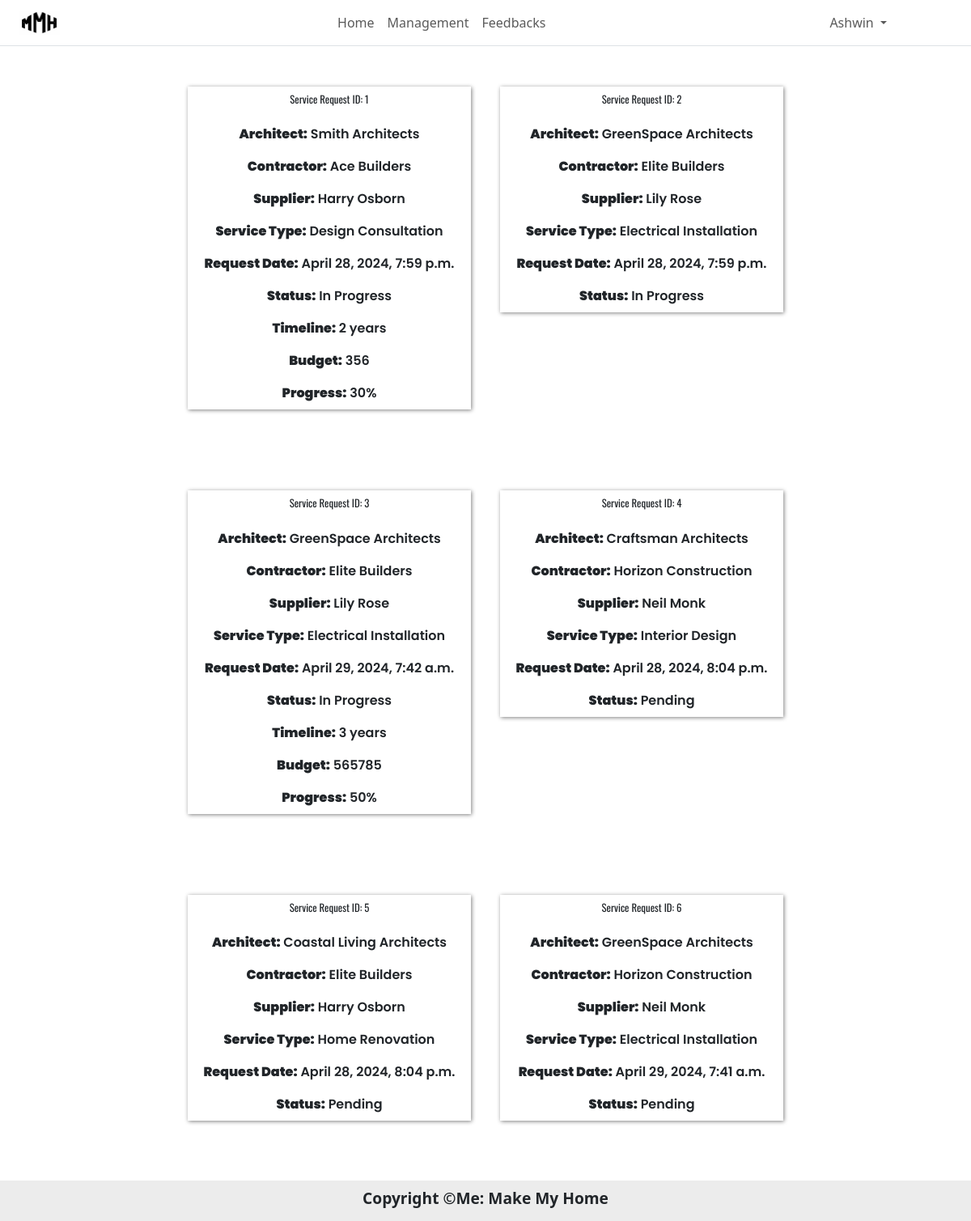
/response/ (signed in), run on the app's committed database.
### mmh_app/models.py (models this page shows)
class HomeOwner(models.Model):
    phone = models.CharField(max_length=13, primary_key=True)
    password = models.CharField(max_length=50)
    name = models.CharField(max_length=50)
    user = models.BooleanField(default=True)
    email = models.CharField(max_length=50)

class ServiceRequest(models.Model):
    homeowner = models.ForeignKey(HomeOwner, on_delete=models.CASCADE)
    architech = models.ForeignKey(Architect, on_delete=models.CASCADE, default="")
    contractor = models.ForeignKey(Contractor, on_delete=models.CASCADE, default="")
    supplier = models.ForeignKey(Supplier, on_delete=models.CASCADE)
    service_type = models.CharField(max_length=50)
    request_date = models.DateTimeField(auto_now=True)
    status = models.CharField(max_length=50)

class Architect(models.Model):
    phone = models.CharField(max_length=13, primary_key=True)
    name = models.CharField(max_length=50)
    specilization = models.CharField(max_length=250)

class Contractor(models.Model):
    phone = models.CharField(max_length=13 , primary_key=True)
    name = models.CharField(max_length=50)
    expertise = models.CharField(max_length=250)

class Supplier(models.Model):
    phone = models.CharField(max_length=13 , primary_key=True)
    name = models.CharField(max_length=50)
    categloge = models.CharField(max_length=150)

class ProjectManagement(models.Model):
    projectID = models.CharField(max_length=30 , primary_key=True)
    homeowner = models.ForeignKey(HomeOwner, on_delete=models.CASCADE)
    architech = models.ForeignKey(Architect, on_delete=models.CASCADE)
    contractor = models.ForeignKey(Contractor, on_delete=models.CASCADE)
    supplier = models.ForeignKey(Supplier, on_delete=models.CASCADE)
    timeline = models.CharField(max_length=50)
    budget = models.CharField(max_length=50)
    progress = models.CharField(max_length=50)

### mmh_app/views.py (the view)
# urls.py: path('response/', response, name="response"),
def response(request):
    key = request.session.get('session_key')
    user = None
    if key:
        try:
            user = HomeOwner.objects.get(phone=key)
        except HomeOwner.DoesNotExist:
            try:
                user = Manager.objects.get(phone=key)
            except Manager.DoesNotExist:
                pass
    if user:
        requests = ServiceRequest.objects.filter(homeowner=user)
        project_managements = []
        for req in requests:
            try:
                project_management = ProjectManagement.objects.get(projectID=req.id)
                project_managements.append(project_management)
            except ProjectManagement.DoesNotExist:
                project_managements.append(None)
        zipped_data = zip(requests, project_managements)
        return render(request, 'response.html', {'zipped_data': zipped_data, 'user': user})
    else:
        return render(request, 'response.html', {'user': None})

### mmh_app/templates/response.html
{% extends 'base.html' %}
{% block content %}
<div class="dc">
    {% for request, project_management in zipped_data %}
        <div class="cards">
            <h5 class="card-title mb-4">Service Request ID: {{ request.id }}</h5>
            <p class="card-text"><strong>Architect:</strong> {{ request.architech.name }}</p>
            <p class="card-text"><strong>Contractor:</strong> {{ request.contractor.name }}</p>
            <p class="card-text"><strong>Supplier:</strong> {{ request.supplier.name }}</p>
            <p class="card-text"><strong>Service Type:</strong> {{ request.service_type }}</p>
            <p class="card-text"><strong>Request Date:</strong> {{ request.request_date }}</p>
            <p class="card-text"><strong>Status:</strong> {{ request.status }}</p>
            {%if project_management%}
            <p class="card-text"><strong>Timeline:</strong> {{ project_management.timeline }}</p>
            <p class="card-text"><strong>Budget:</strong> {{ project_management.budget }}</p>
            <p class="card-text"><strong>Progress:</strong> {{ project_management.progress }}%</p>
            {%endif%}
        </div>
    {% endfor %}
</div>
{% endblock content %}

### mmh_app/templates/header.html (shortened to what this page needs)
<nav class="navbar navbar-expand-lg sticky-top border-bottom border-body" style="background-color: rgb(255, 255, 255); width: 100% !important;">
  <div class="container-fluid ps-4 pe-5">
  {%load static%}
<img style="height: 30px; width: 50px;" src="{%static 'l.jpg'%}" alt="">
    <div class="collapse navbar-collapse" id="navbarSupportedContent">
      <ul class="navbar-nav mx-auto mb-2 mb-lg-0">
        <li class="nav-item">
          <a class="nav-link " aria-current="page" href="{{'/'}}">Home</a>
        </li>
        <li class="nav-item">
          <a class="nav-link " href="/management/">Management</a>
        </li>
        <li class="nav-item">
          <a class="nav-link " href="/feedbacks/">Feedbacks</a>
        </li>
      </ul>
      {%if request.session.session_key%}
      {% if user.user%}
          <ul class="navbar-nav me-5">
            <li class="nav-item dropdown">
                <a class="nav-link dropdown-toggle" href="#" id="navbarDropdown" role="button" data-toggle="dropdown" data-bs-toggle="dropdown" aria-haspopup="true" aria-expanded="false">
                    {{user.name}}
                </a>
              </li>
          </ul>
        {% endif %}
      {%endif%}
    </div>
  </div>
</nav>

### mmh_app/static/style.css (style rules this page uses)
* { margin: 0; padding: 0; box-sizing: border-box; }
body { background-color: rgb(255, 255, 255); font-family: 'Poppins', sans-serif; }
.dc { display: flex; justify-content: center; align-items: start; padding: 0 5vw; flex-wrap: wrap; width: 100%; }

### data on the page
HomeOwner: name "Ashwin"
ServiceRequest: id "1", architech.name "Smith Architects", contractor.name "Ace Builders", supplier.name "Harry Osborn", service_type "Design Consultation", request_date "April 28, 2024, 7:59 p.m.", status "In Progress", timeline "2 years", budget "356", progress "30"
ServiceRequest: id "2", architech.name "GreenSpace Architects", contractor.name "Elite Builders", supplier.name "Lily Rose", service_type "Electrical Installation", request_date "April 28, 2024, 7:59 p.m.", status "In Progress"
ServiceRequest: id "3", architech.name "GreenSpace Architects", contractor.name "Elite Builders", supplier.name "Lily Rose", service_type "Electrical Installation", request_date "April 29, 2024, 7:42 a.m.", status "In Progress", timeline "3 years", budget "565785", progress "50"
ServiceRequest: id "4", architech.name "Craftsman Architects", contractor.name "Horizon Construction", supplier.name "Neil Monk", service_type "Interior Design", request_date "April 28, 2024, 8:04 p.m.", status "Pending"
ServiceRequest: id "5", architech.name "Coastal Living Architects", contractor.name "Elite Builders", supplier.name "Harry Osborn", service_type "Home Renovation", request_date "April 28, 2024, 8:04 p.m.", status "Pending"
ServiceRequest: id "6", architech.name "GreenSpace Architects", contractor.name "Horizon Construction", supplier.name "Neil Monk", service_type "Electrical Installation", request_date "April 29, 2024, 7:41 a.m.", status "Pending"
